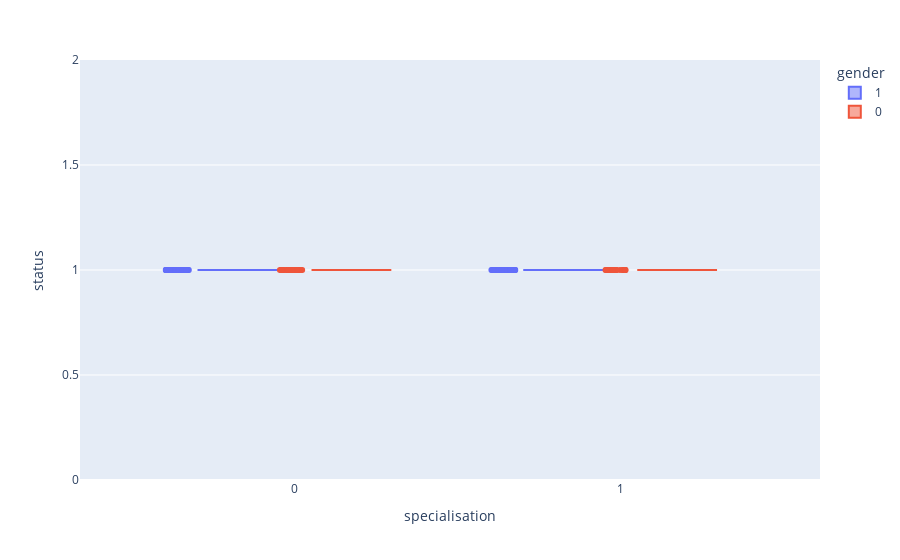

The code cell stored with this chart in its notebook:
### Code cell
import plotly.express as px
px.violin(placement_placed,y="status",x="specialisation",color="gender",box=True,points="all")

### Figure 1 — Plotly figure (JSON) as saved in the notebook; plotly's stock layout.template omitted (floating-point values rounded to 4 significant figures)
{"data": [{"alignmentgroup": "True", "box": {"visible": true}, "hovertemplate": "gender=1<br>specialisation=%{x}<br>status=%{y}<extra></extra>", "legendgroup": "1", "marker": {"color": "#636efa"}, "name": "1", "offsetgroup": "1", "orientation": "v", "points": "all", "scalegroup": "True", "showlegend": true, "type": "violin", "x": [1, 0, 0, 0, 0, 0, 1, 0, 0, 0, 1, 0, 1, 0, 0, 1, 0, 0, 1, 1, 0, 0, 0, 0, 0, 0, 0, 1, 0, 0, 0, 0, 0, 0, 0, 0, 0, 0, 0, 0, 0, 0, 0, 1, 1, 1, 1, 0, 1, 1, 0, 0, 1, 0, 1, 1, 1, 0, 1, 1, 1, 0, 0, 0, 0, 1, 1, 0, 0, 0, 0, 0, 1, 0, 1, 0, 0, 1, 0, 1, 0, 1, 0, 1, 0, 0, 0, 1, 0, 1, 0, 1, 1, 0, 0, 0, 0, 0, 0], "x0": " ", "xaxis": "x", "y": [1, 1, 1, 1, 1, 1, 1, 1, 1, 1, 1, 1, 1, 1, 1, 1, 1, 1, 1, 1, 1, 1, 1, 1, 1, 1, 1, 1, 1, 1, 1, 1, 1, 1, 1, 1, 1, 1, 1, 1, 1, 1, 1, 1, 1, 1, 1, 1, 1, 1, 1, 1, 1, 1, 1, 1, 1, 1, 1, 1, 1, 1, 1, 1, 1, 1, 1, 1, 1, 1, 1, 1, 1, 1, 1, 1, 1, 1, 1, 1, 1, 1, 1, 1, 1, 1, 1, 1, 1, 1, 1, 1, 1, 1, 1, 1, 1, 1, 1], "y0": " ", "yaxis": "y"}, {"alignmentgroup": "True", "box": {"visible": true}, "hovertemplate": "gender=0<br>specialisation=%{x}<br>status=%{y}<extra></extra>", "legendgroup": "0", "marker": {"color": "#EF553B"}, "name": "0", "offsetgroup": "0", "orientation": "v", "points": "all", "scalegroup": "True", "showlegend": true, "type": "violin", "x": [0, 0, 0, 1, 0, 1, 1, 0, 1, 1, 1, 0, 0, 1, 1, 0, 0, 1, 0, 1, 1, 0, 0, 0, 0, 0, 1, 0, 0, 1, 0, 0, 0, 1, 0, 1, 0, 0, 0, 0, 1, 1, 1, 1, 0, 1], "x0": " ", "xaxis": "x", "y": [1, 1, 1, 1, 1, 1, 1, 1, 1, 1, 1, 1, 1, 1, 1, 1, 1, 1, 1, 1, 1, 1, 1, 1, 1, 1, 1, 1, 1, 1, 1, 1, 1, 1, 1, 1, 1, 1, 1, 1, 1, 1, 1, 1, 1, 1], "y0": " ", "yaxis": "y"}], "layout": {"legend": {"title": {"text": "gender"}, "tracegroupgap": 0}, "margin": {"t": 60}, "violinmode": "group", "xaxis": {"anchor": "y", "domain": [0, 1], "title": {"text": "specialisation"}}, "yaxis": {"anchor": "x", "domain": [0, 1], "title": {"text": "status"}}}}
